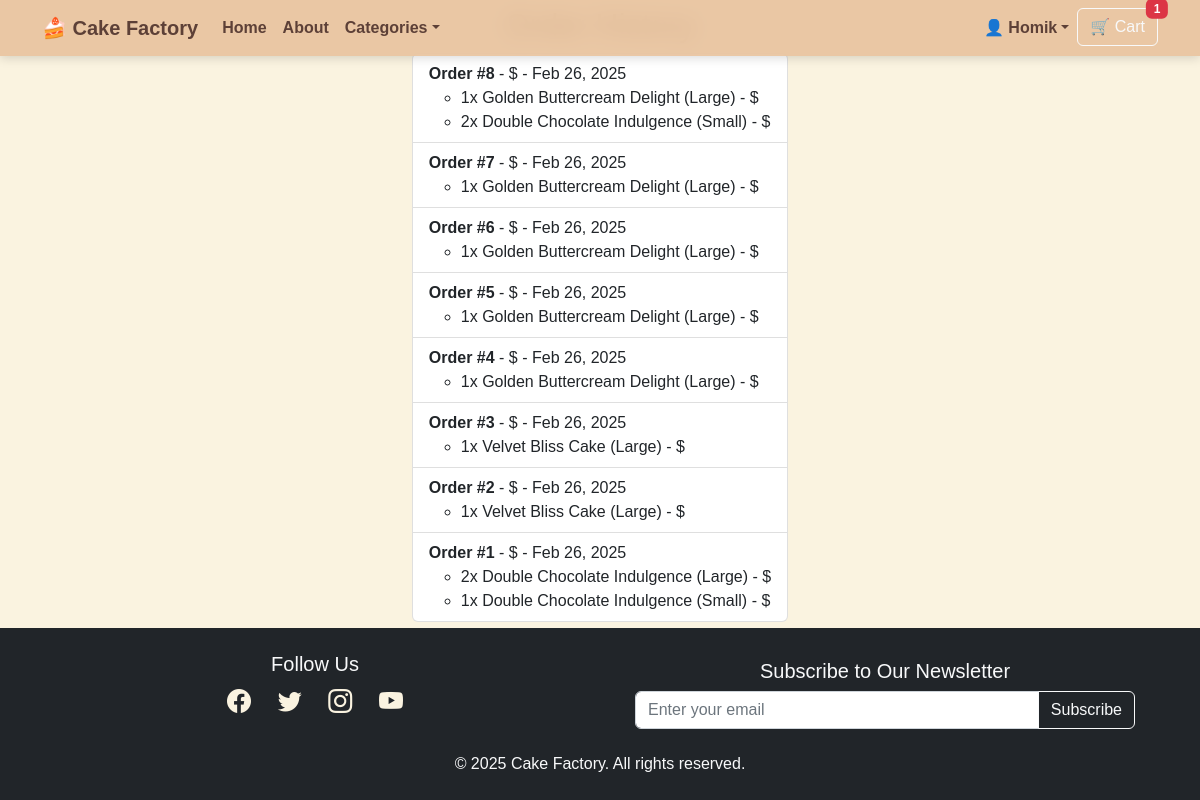
/orders/orders/ (signed in), run on an earlier commit of the app's database.
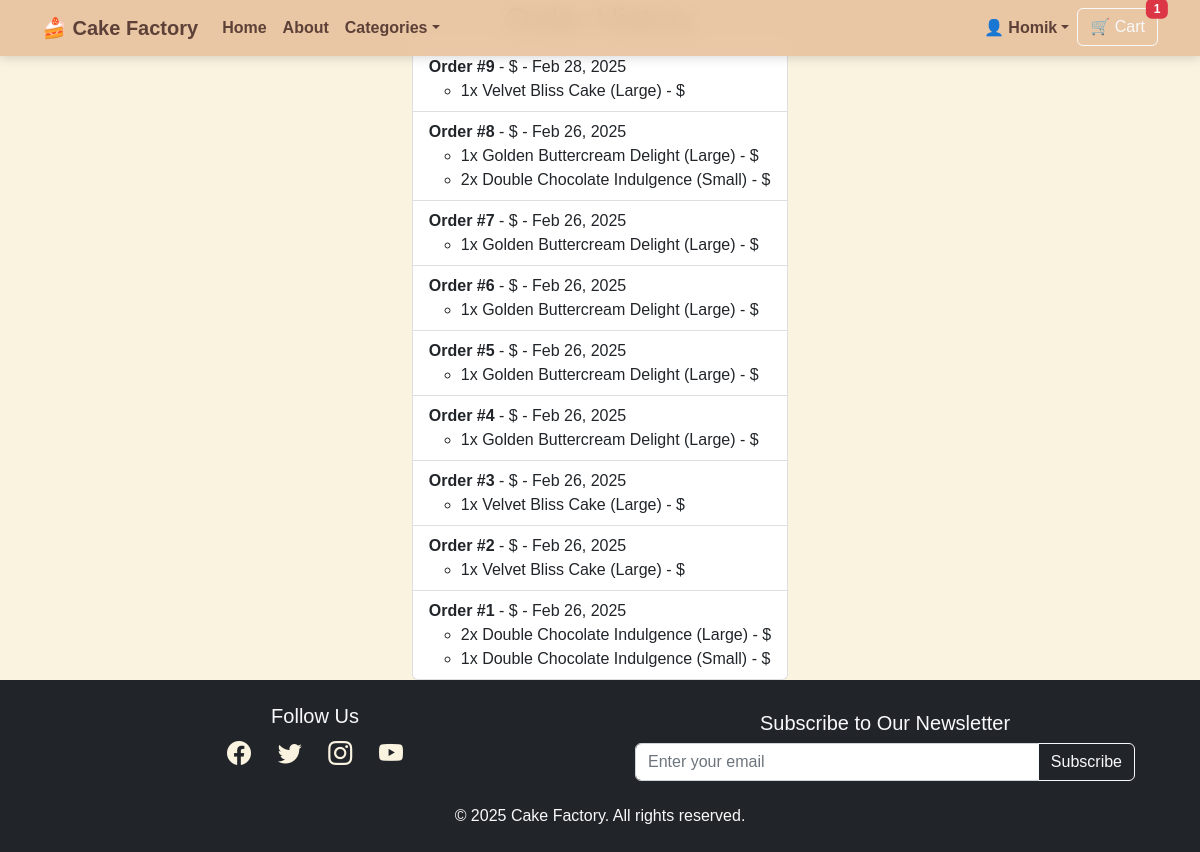
And on a later commit of the database.
### users/models.py (models this page shows, shortened)
class CustomUser(AbstractUser):
    stripe_customer_id = models.CharField(max_length=50, blank=True, null=True, unique=True)
    shipping_full_name = models.CharField(max_length=100, blank=True, null=True)
    shipping_phone = models.CharField(max_length=20, blank=True, null=True)
    shipping_street_address1 = models.CharField(max_length=255, blank=True, null=True)
    shipping_street_address2 = models.CharField(max_length=255, blank=True, null=True)
    shipping_city = models.CharField(max_length=100, blank=True, null=True)
    shipping_postcode = models.CharField(max_length=20, blank=True, null=True)
    shipping_country = CountryField(blank_label="Select country", blank=True, null=True)
    billing_full_name = models.CharField(max_length=100, blank=True, null=True)
    billing_phone = models.CharField(max_length=20, blank=True, null=True)
    billing_street_address1 = models.CharField(max_length=255, blank=True, null=True)
    billing_street_address2 = models.CharField(max_length=255, blank=True, null=True)
    billing_city = models.CharField(max_length=100, blank=True, null=True)
    billing_postcode = models.CharField(max_length=20, blank=True, null=True)
    billing_country = CountryField(blank_label="Select country", blank=True, null=True)

### orders/models.py (models this page shows, shortened)
class Order(models.Model):
    ORDER_STATUS = [
        ("pending", "Pending"),
        ("paid", "Paid"),
        ("shipped", "Shipped"),
        ("delivered", "Delivered"),
        ("cancelled", "Cancelled"),
    ]
    user = models.ForeignKey(
        settings.AUTH_USER_MODEL,
        on_delete=models.SET_NULL,
        null=True,
        blank=True,
        related_name="orders"
    )
    order_number = models.CharField(max_length=32, null=False, editable=False, unique=True)
    full_name = models.CharField(max_length=50)
    email = models.EmailField(max_length=254)
    phone_number = models.CharField(max_length=20)
    country = models.CharField(max_length=40)
    postcode = models.CharField(max_length=20, null=True, blank=True)
    town_or_city = models.CharField(max_length=40)
    street_address1 = models.CharField(max_length=80)
    street_address2 = models.CharField(max_length=80, null=True, blank=True)
    county = models.CharField(max_length=80, null=True, blank=True)
    billing_full_name = models.CharField(max_length=50, blank=True, null=True)
    billing_phone_number = models.CharField(max_length=20, blank=True, null=True)
    billing_country = models.CharField(max_length=40, blank=True, null=True)
    billing_postcode = models.CharField(max_length=20, blank=True, null=True)
    billing_town_or_city = models.CharField(max_length=40, blank=True, null=True)
    billing_street_address1 = models.CharField(max_length=80, blank=True, null=True)
    billing_street_address2 = models.CharField(max_length=80, blank=True, null=True)
    billing_county = models.CharField(max_length=80, blank=True, null=True)
    delivery_date = models.DateField(null=True, blank=True)
    delivery_time = models.TimeField(null=True, blank=True)
    date = models.DateTimeField(auto_now_add=True)
    created_at = models.DateTimeField(auto_now_add=True)
    updated_at = models.DateTimeField(auto_now=True)
    status = models.CharField(
        max_length=20,
        choices=ORDER_STATUS,
        default="pending"
    )
    delivery_cost = models.DecimalField(max_digits=6, decimal_places=2, default=0)
    order_total = models.DecimalField(max_digits=10, decimal_places=2, default=0)
    grand_total = models.DecimalField(max_digits=10, decimal_places=2, default=0)

class OrderItem(models.Model):
    order = models.ForeignKey(Order, on_delete=models.CASCADE, related_name="items")
    product = models.ForeignKey(Product, on_delete=models.CASCADE)
    size = models.ForeignKey(Size, on_delete=models.SET_NULL, null=True, blank=True)
    quantity = models.PositiveIntegerField(default=1)
    price_each = models.DecimalField(max_digits=10, decimal_places=2)

### products/models.py (models this page shows, shortened)
class Product(models.Model):
    name = models.CharField(max_length=255, unique=True)
    slug = models.SlugField(unique=True, blank=True)
    description = models.TextField(blank=True)
    price = models.DecimalField(max_digits=10, decimal_places=2)
    category = models.ForeignKey(
        Category, on_delete=models.SET_NULL,
        null=True, blank=True, related_name="products"
    )
    flavor = models.ForeignKey(
        Flavor, on_delete=models.SET_NULL,
        null=True, blank=True, related_name="products"
    )
    sizes = models.ManyToManyField(
        Size, blank=True, related_name="products"
    )
    image = models.ImageField(upload_to="product_images/", blank=True, null=True)
    allergen_info = models.TextField(blank=True, help_text="E.g., Contains nuts, gluten-free")
    available = models.BooleanField(default=True) # If needed deactivate.
    created_at = models.DateTimeField(auto_now_add=True)

class Size(models.Model):
    name = models.CharField(max_length=100, unique=True)
    slug = models.SlugField(unique=True, blank=True)
    def __str__(self):
        return self.name

### orders/views.py (the view)
# urls.py: path("orders/", views.order_history, name="order_history"),
@login_required
def order_history(request):
    orders = Order.objects.filter(user=request.user).order_by("-created_at")
    return render(request, "orders/order_history.html", {"orders": orders})

### orders/context_processors.py (called while the page is built)
def cart_context(request):
    cart_items = 0
    cart_total_price = 0.0
    if request.user.is_authenticated:
        cart_items_qs = CartItem.objects.filter(user=request.user)
        cart_items = sum(item.quantity for item in cart_items_qs)
        cart_total_price = sum(item.line_total for item in cart_items_qs)
    else:
        session_cart = request.session.get("cart", {})
        cart_items = sum(item["quantity"] for item in session_cart.values())
        cart_total_price = sum(float(item["price"]) * int(item["quantity"]) for item in session_cart.values())
    return {"cart_items": cart_items, "cart_total_price": cart_total_price}

### orders/models.py (called while the page is built)
    @property
    def adjusted_price(self):
        SIZE_PRICE_ADJUSTMENT = {
            "Small": 0,
            "Large": 20,
            "X-large": 40
        }
        base_price = self.product.price or 0
        size_adjustment = SIZE_PRICE_ADJUSTMENT.get(self.size.name if self.size else "Small", 0)
        return base_price + size_adjustment

    @property
    def line_total(self):
        return (self.adjusted_price or 0) * self.quantity

### products/context_processors.py (called while the page is built)
def categories_context(request):
    return {
        'categories': Category.objects.all()
    }

### orders/templates/orders/order_history.html (shortened to what this page needs)
{% extends "base.html" %}
{% block content %}
<h2>Order History</h2>
{% if orders %}
    <ul class="list-group">
        {% for order in orders %}
        <li class="list-group-item">
            <strong>Order #{{ order.id }}</strong> - ${{ order.total_price|floatformat:2 }} - {{ order.created_at|date:"M d, Y" }}
            <ul>
                {% for item in order.items.all %}
                <li>{{ item.quantity }}x {{ item.product.name }} ({{ item.size|default:"-" }}) - ${{ item.price }}</li>
                {% endfor %}
            </ul>
        </li>
        {% endfor %}
    </ul>
{% else %}
    <p>You have no past orders.</p>
{% endif %}
{% endblock %}

### templates/base.html (shortened to what this page needs)
{% load static %}
<!DOCTYPE html>
<html lang="en">
<head>
    <link href="https://cdn.jsdelivr.net/npm/bootstrap-icons/font/bootstrap-icons.css" rel="stylesheet">
    <link href="https://cdn.jsdelivr.net/npm/bootstrap@5.2.3/dist/css/bootstrap.min.css" rel="stylesheet">
    <link href="{% static 'css/styles.css' %}" rel="stylesheet">
</head>
<body>
    <nav class="navbar navbar-expand-lg navbar-dark fixed-top glass-navbar">
        <div class="container">
            <a class="navbar-brand fw-bold" href="{% url 'home' %}">🍰 Cake Factory</a>
            <div class="collapse navbar-collapse" id="navbarContent">
                <ul class="navbar-nav me-auto">
                    <li class="nav-item"><a class="nav-link" href="{% url 'home' %}">Home</a></li>
                    <li class="nav-item"><a class="nav-link" href="#">About</a></li>
                    <li class="nav-item dropdown">
                        <a class="nav-link dropdown-toggle" href="#" id="categoriesDropdown" role="button"
                            data-bs-toggle="dropdown">Categories</a>
                    </li>
                </ul>
                <ul class="navbar-nav ms-auto">
                    <li class="nav-item dropdown">
                        <a class="nav-link dropdown-toggle" href="#" id="accountDropdown" role="button"
                            data-bs-toggle="dropdown">{% if user.is_authenticated %}👤 {{ user.username }}{% else %}My
                            Account{% endif %}</a>
                    </li>
                    <li class="nav-item">
                        <a class="btn btn-outline-light position-relative" href="{% url 'cart_view' %}">
                            🛒 Cart
                            <span class="position-absolute top-0 start-100 translate-middle badge bg-danger">
                                {{ cart_items|default:0 }}
                            </span>
                        </a>
                    </li>
                </ul>
            </div>
        </div>
    </nav>
    <main class="container py-5">
        {% block content %}{% endblock %}
    </main>
    <footer class="footer bg-dark text-light py-4">
        <div class="container text-center">
            <div class="row align-items-center">
                <div class="col-md-6 mb-3">
                    <h5>Follow Us</h5>
                    <div class="social-icons">
                        <a href="https://www.facebook.com/yourpage" target="_blank"><i class="bi bi-facebook"></i></a>
                        <a href="https://twitter.com/yourpage" target="_blank"><i class="bi bi-twitter"></i></a>
                        <a href="https://www.instagram.com/yourpage" target="_blank"><i class="bi bi-instagram"></i></a>
                        <a href="https://www.youtube.com/yourchannel" target="_blank"><i class="bi bi-youtube"></i></a>
                    </div>
                </div>
                <div class="col-md-6">
                    <h5>Subscribe to Our Newsletter</h5>
                    <form id="newsletter-form" method="POST" action="{% url 'newsletter_signup' %}" class="newsletter">
                        <div class="input-group">
                            <input type="email" name="email" class="form-control" placeholder="Enter your email"
                                required>
                            <button class="btn btn-outline-light" type="submit">Subscribe</button>
                        </div>
                    </form>
                </div>
            </div>
            <p class="mt-3 mb-0">&copy; 2025 Cake Factory. All rights reserved.</p>
        </div>
    </footer>
</body>
</html>

### static/css/styles.css (style rules this page uses)
html, body { height: 100%; display: flex; flex-direction: column; }
body { background-color: #FAF3E0; font-family: 'Poppins', sans-serif; color: #5D4037; }
.navbar { background-color: rgba(232, 195, 158, 0.9); box-shadow: 0px 2px 10px rgba(0, 0, 0, 0.15); backdrop-filter: blur(10px); }
.navbar-brand, .navbar-nav .nav-link { color: #5D4037 !important; font-weight: bold; }
main { flex: 1; display: flex; flex-direction: column; align-items: center; justify-content: center; padding: 120px 20px 40px; width: 100%; max-width: 1200px; margin: 0 auto; }
.py-5 { padding-top: 0 !important; padding-bottom: 0 !important; }
.footer { background-color: #5D4037; color: #FAF3E0; padding: 20px 0; text-align: center; flex-shrink: 0; }
.footer .social-icons { font-size: 1.5rem; }
.footer .social-icons a { color: #FAF3E0; margin: 0 10px; transition: 0.3s; }
.footer .newsletter { max-width: 500px; margin: auto; }

### templates/base.html (style rules this page uses)
html, body { height: 100%; display: flex; flex-direction: column; }
main { flex: 1; padding-top: 80px; }
.footer { flex-shrink: 0; }

What changed in the data, as far as the page shows it:
added Order: id "9", created_at "Feb 28, 2025"
added OrderItem: quantity "1", product.name "Velvet Bliss Cake", size "Large", shown under "9"
